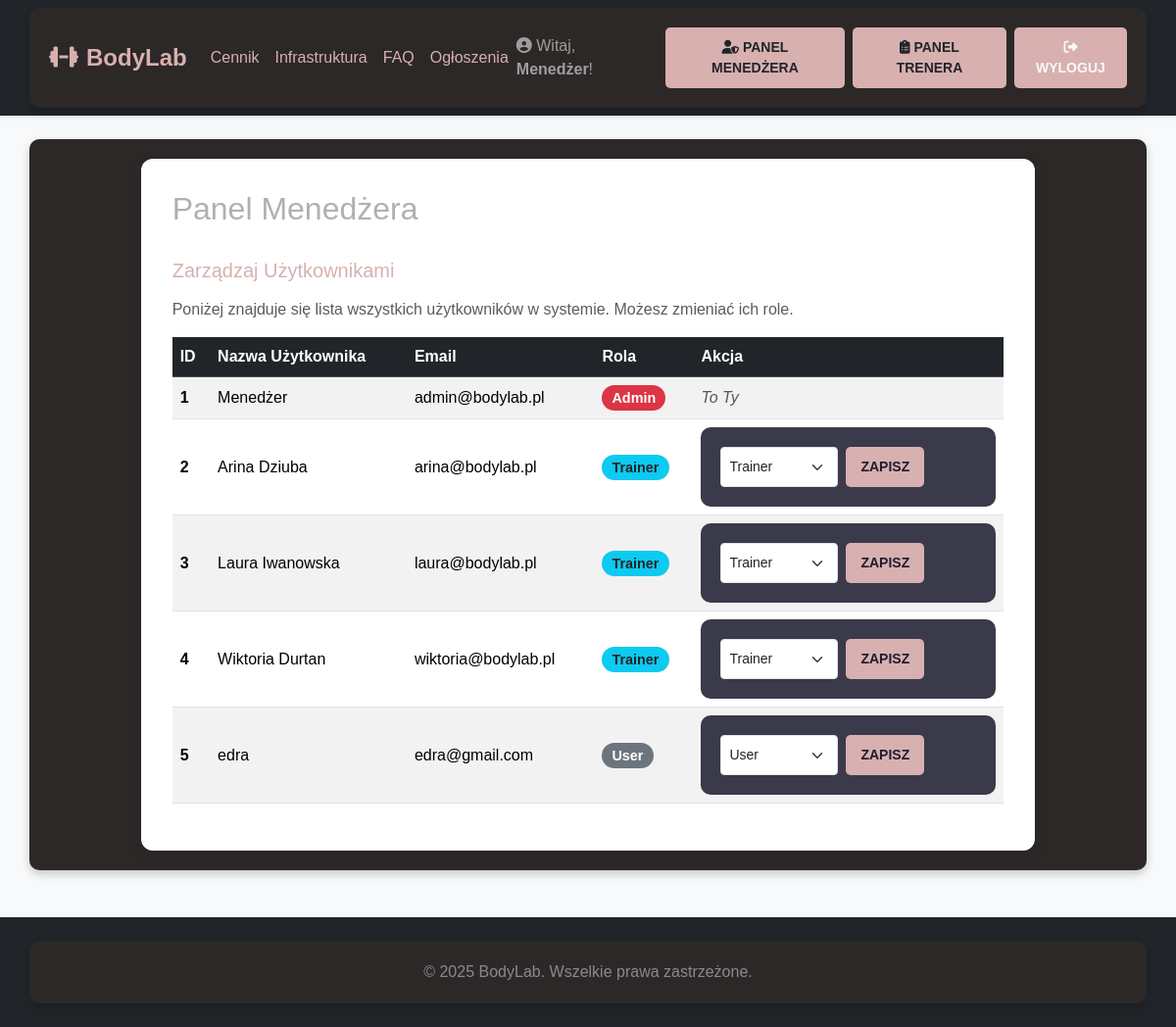
Page /admin (signed in) on the earlier database version.
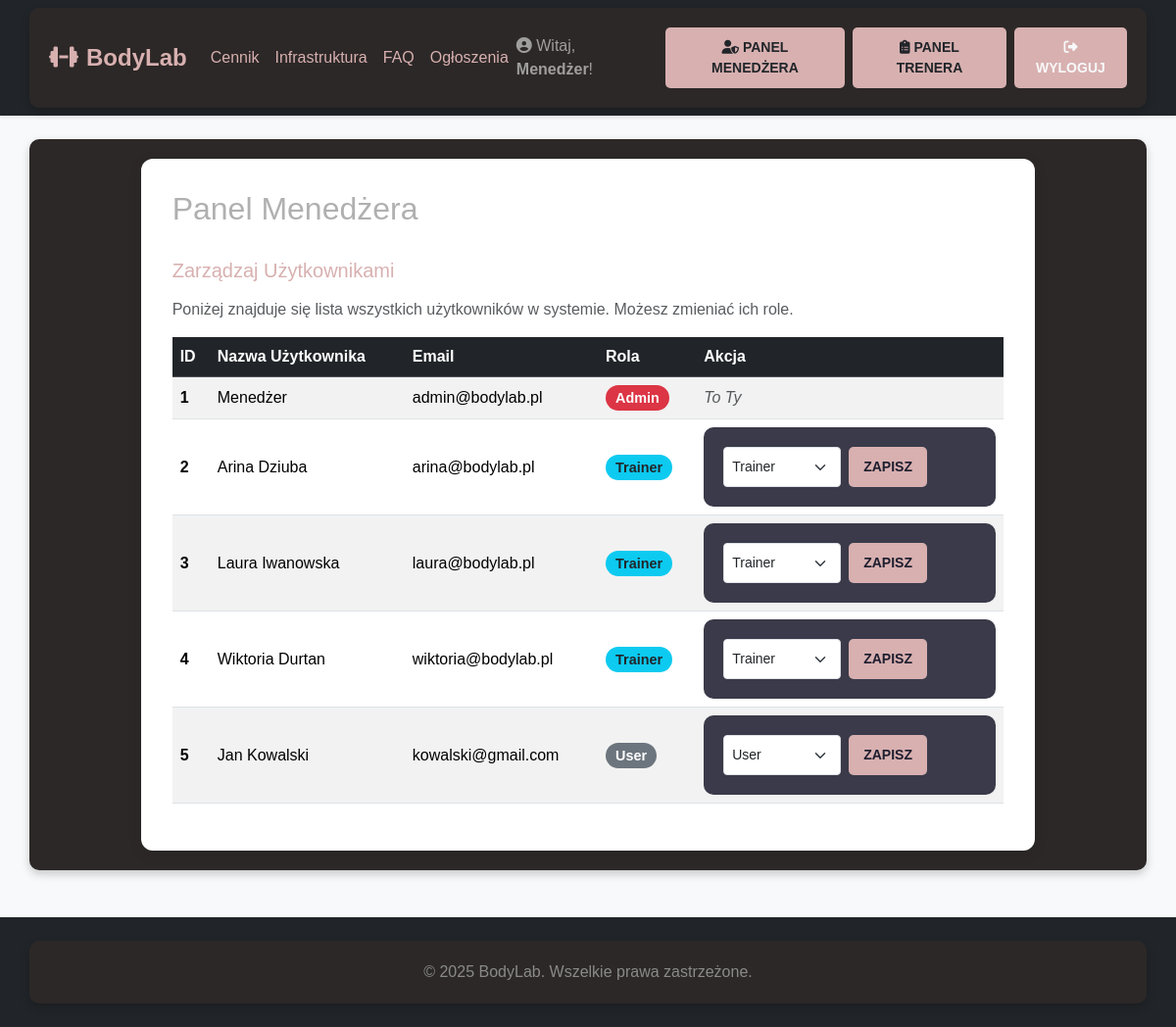
Same page on the later database version.
### app.py (models this page shows, shortened)
class User(db.Model, UserMixin):
    id = db.Column(db.Integer, primary_key=True)
    username = db.Column(db.String(50), unique=True, nullable=False)
    email = db.Column(db.String(120), unique=True, nullable=False)
    password_hash = db.Column(db.String(256), nullable=False)
    role = db.Column(db.String(20), nullable=False, default='user')
    experience_notes = db.Column(db.Text, nullable=True)
    sessions_taught = db.relationship('TrainingSession', back_populates='trainer', lazy='dynamic')
    bookings = db.relationship('Booking', back_populates='user', lazy='dynamic')
    messages_sent = db.relationship('Message', foreign_keys='Message.sender_id', back_populates='sender',
                                    lazy='dynamic')
    messages_received = db.relationship('Message', foreign_keys='Message.recipient_id', back_populates='recipient',
                                        lazy='dynamic')
    @property
    def is_admin(self): return self.role == 'admin'
    @property
    def is_trainer(self): return self.role == 'trainer'

### app.py (the view)
@app.route("/admin")
@login_required
@admin_required
def admin_dashboard():
    return render_template("admin.html", users=User.query.all())

### app.py (called while the page is built)
@login_manager.user_loader
def load_user(user_id):
    return db.session.get(User, int(user_id))

def admin_required(f):
    @wraps(f)
    def decorated_function(*args, **kwargs):
        if not current_user.is_authenticated or not current_user.is_admin:
            flash("Dostęp tylko dla Menedżera.", "danger")
            return redirect(url_for('index'))
        return f(*args, **kwargs)
    return decorated_function

### templates/admin.html (shortened to what this page needs)
{% extends "base.html" %}
{% block content %}
<div class="d-flex justify-content-between align-items-center mb-4">
    <h1 class="h2">Panel Menedżera</h1>
</div>
<h3 class="h5 mb-3" style="color: #d8b0b0;">Zarządzaj Użytkownikami</h3>
<p class="text-muted">Poniżej znajduje się lista wszystkich użytkowników w systemie. Możesz zmieniać ich role.</p>
<div class="table-responsive">
    <table class="table table-striped table-hover align-middle">
        <thead class="table-dark">
            <tr>
                <th scope="col">ID</th>
                <th scope="col">Nazwa Użytkownika</th>
                <th scope="col">Email</th>
                <th scope="col">Rola</th>
                <th scope="col">Akcja</th>
            </tr>
        </thead>
        <tbody>
            {% for user in users %}
            <tr>
                <th scope="row">{{ user.id }}</th>
                <td>{{ user.username }}</td>
                <td>{{ user.email }}</td>
                <td>
                    <span class="badge rounded-pill
                        {% if user.is_admin %} bg-danger role-badge
                        {% elif user.is_trainer %} bg-info text-dark role-badge
                        {% else %} bg-secondary role-badge {% endif %}">
                        {{ user.role | capitalize }}
                    </span>
                </td>
                <td>
                    {% if user.id != current_user.id %}
                    <form action="{{ url_for('admin_edit_user', user_id=user.id) }}" method="POST" class="d-flex gap-2">
                        <select name="role" class="form-select form-select-sm">
                            <option value="user" {% if user.role == 'user' %}selected{% endif %}>User</option>
                            <option value="trainer" {% if user.role == 'trainer' %}selected{% endif %}>Trainer</option>
                        </select>
                        <button type="submit" class="btn btn-primary btn-sm">Zapisz</button>
                    </form>
                    {% else %}
                    <span class="text-muted fst-italic">To Ty</span>
                    {% endif %}
                </td>
            </tr>
            {% endfor %}
        </tbody>
    </table>
</div>
{% endblock %}

Differences in the rows shown:
changed User "User": username "edra" → "Jan Kowalski"; email "edra@gmail.com" → "kowalski@gmail.com"
